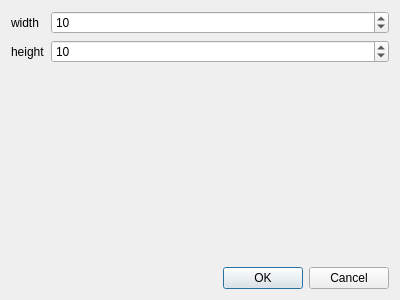
<?xml version="1.0" encoding="UTF-8"?>
<ui version="4.0">
 <class>Dialog</class>
 <widget class="QDialog" name="Dialog">
  <property name="geometry">
   <rect>
    <x>0</x>
    <y>0</y>
    <width>400</width>
    <height>300</height>
   </rect>
  </property>
  <property name="windowTitle">
   <string>New</string>
  </property>
  <layout class="QVBoxLayout" name="verticalLayout">
   <item>
    <layout class="QFormLayout" name="formLayout">
     <item row="0" column="0">
      <widget class="QLabel" name="widthLabel">
       <property name="text">
        <string>width</string>
       </property>
       <property name="buddy">
        <cstring>widthBox</cstring>
       </property>
      </widget>
     </item>
     <item row="0" column="1">
      <widget class="QSpinBox" name="widthBox">
       <property name="minimum">
        <number>1</number>
       </property>
       <property name="value">
        <number>10</number>
       </property>
      </widget>
     </item>
     <item row="1" column="0">
      <widget class="QLabel" name="heightLabel">
       <property name="text">
        <string>height</string>
       </property>
       <property name="buddy">
        <cstring>heightBox</cstring>
       </property>
      </widget>
     </item>
     <item row="1" column="1">
      <widget class="QSpinBox" name="heightBox">
       <property name="minimum">
        <number>1</number>
       </property>
       <property name="value">
        <number>10</number>
       </property>
      </widget>
     </item>
    </layout>
   </item>
   <item>
    <widget class="QDialogButtonBox" name="buttonBox">
     <property name="orientation">
      <enum>Qt::Horizontal</enum>
     </property>
     <property name="standardButtons">
      <set>QDialogButtonBox::Cancel|QDialogButtonBox::Ok</set>
     </property>
    </widget>
   </item>
  </layout>
 </widget>
 <tabstops>
  <tabstop>widthBox</tabstop>
  <tabstop>heightBox</tabstop>
 </tabstops>
 <resources/>
 <connections>
  <connection>
   <sender>buttonBox</sender>
   <signal>accepted()</signal>
   <receiver>Dialog</receiver>
   <slot>accept()</slot>
   <hints>
    <hint type="sourcelabel">
     <x>248</x>
     <y>254</y>
    </hint>
    <hint type="destinationlabel">
     <x>157</x>
     <y>274</y>
    </hint>
   </hints>
  </connection>
  <connection>
   <sender>buttonBox</sender>
   <signal>rejected()</signal>
   <receiver>Dialog</receiver>
   <slot>reject()</slot>
   <hints>
    <hint type="sourcelabel">
     <x>316</x>
     <y>260</y>
    </hint>
    <hint type="destinationlabel">
     <x>286</x>
     <y>274</y>
    </hint>
   </hints>
  </connection>
 </connections>
</ui>
